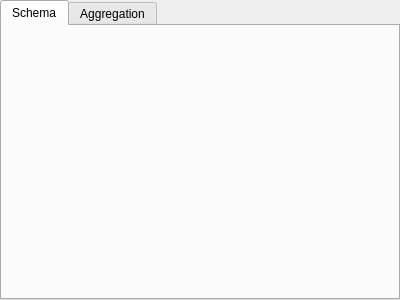
<?xml version="1.0" encoding="UTF-8"?>
<ui version="4.0">
 <class>KUserFeedback::Console::SchemaEditor</class>
 <widget class="QWidget" name="KUserFeedback::Console::SchemaEditor">
  <property name="geometry">
   <rect>
    <x>0</x>
    <y>0</y>
    <width>400</width>
    <height>300</height>
   </rect>
  </property>
  <layout class="QVBoxLayout" name="verticalLayout">
   <property name="leftMargin">
    <number>0</number>
   </property>
   <property name="topMargin">
    <number>0</number>
   </property>
   <property name="rightMargin">
    <number>0</number>
   </property>
   <property name="bottomMargin">
    <number>0</number>
   </property>
   <item>
    <widget class="QTabWidget" name="tabWidget">
     <property name="currentIndex">
      <number>0</number>
     </property>
     <widget class="KUserFeedback::Console::SchemaEditWidget" name="schema">
      <attribute name="title">
       <string>Schema</string>
      </attribute>
     </widget>
     <widget class="KUserFeedback::Console::AggregationEditWidget" name="aggregation">
      <attribute name="title">
       <string>Aggregation</string>
      </attribute>
     </widget>
    </widget>
   </item>
  </layout>
  <action name="actionSave">
   <property name="icon">
    <iconset theme="document-save">
     <normaloff>.</normaloff>.</iconset>
   </property>
   <property name="text">
    <string>&amp;Save Schema</string>
   </property>
   <property name="toolTip">
    <string>Save changes to the product schema.</string>
   </property>
  </action>
  <action name="actionImportSchema">
   <property name="icon">
    <iconset theme="document-import">
     <normaloff>.</normaloff>.</iconset>
   </property>
   <property name="text">
    <string>&amp;Import Schema...</string>
   </property>
   <property name="toolTip">
    <string>Import a schema for this product.</string>
   </property>
  </action>
  <action name="actionExportSchema">
   <property name="icon">
    <iconset theme="document-export">
     <normaloff>.</normaloff>.</iconset>
   </property>
   <property name="text">
    <string>&amp;Export Schema...</string>
   </property>
   <property name="toolTip">
    <string>Export the schema of this product.</string>
   </property>
  </action>
 </widget>
 <customwidgets>
  <customwidget>
   <class>KUserFeedback::Console::SchemaEditWidget</class>
   <extends>QWidget</extends>
   <header>schemaeditor/schemaeditwidget.h</header>
   <container>1</container>
  </customwidget>
  <customwidget>
   <class>KUserFeedback::Console::AggregationEditWidget</class>
   <extends>QWidget</extends>
   <header>schemaeditor/aggregationeditwidget.h</header>
   <container>1</container>
  </customwidget>
 </customwidgets>
 <resources/>
 <connections/>
</ui>
